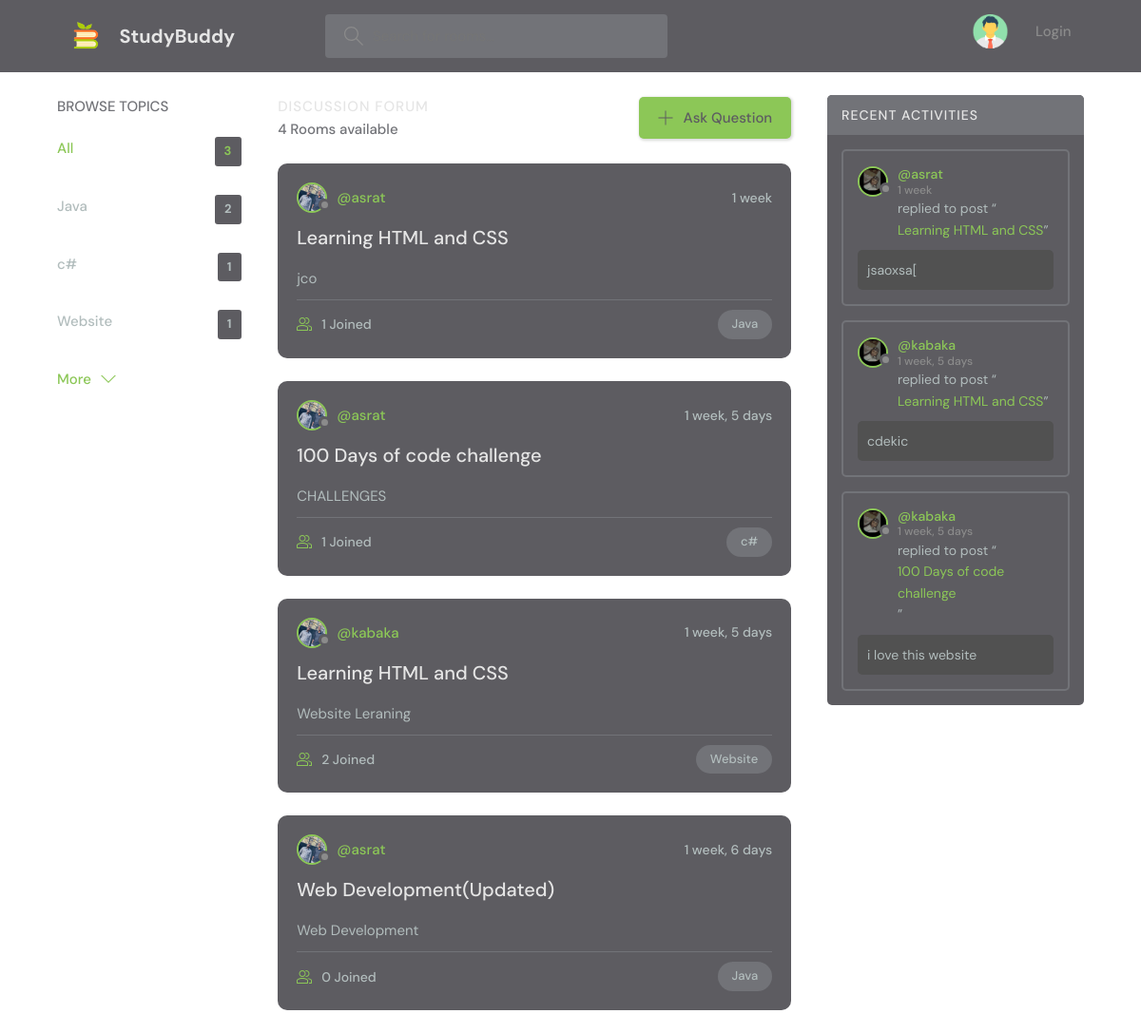
The page / on the database its author committed.
### base/models.py (models this page shows, shortened)
class Topic(models.Model):
    name = models.CharField(max_length=200)

class Room(models.Model):
    host = models.ForeignKey(User, on_delete=models.SET_NULL, null=True)
    topic = models.ForeignKey(Topic, on_delete=models.SET_NULL, null=True)
    participants = models.ManyToManyField(
        User, related_name='participants', blank=True)
    name = models.CharField(max_length=200)
    description = models.TextField(null=True, blank=True)
    updated = models.DateTimeField(auto_now=True)
    created = models.DateTimeField(auto_now_add=True)
    class Meta:
        ordering = ['-updated', '-created']
    def __str__(self):
        return self.name

class Message(models.Model):
    user = models.ForeignKey(User, on_delete=models.CASCADE)
    room = models.ForeignKey(Room, on_delete=models.CASCADE)
    body = models.TextField()
    updated = models.DateTimeField(auto_now=True)
    created = models.DateTimeField(auto_now_add=True)
    class Meta:
        ordering = ['-updated', '-created']

### base/views.py (the view)
# urls.py: path('', views.home, name='home'),
def home(request):
    q = request.GET.get('q') if request.GET.get('q') != None else ''
    rooms = Room.objects.filter(
        Q(topic__name__icontains=q) |
        Q(name__icontains=q) |
        Q(description__icontains=q)
    )
    topics = Topic.objects.all()[0:5]
    room_count = rooms.count()
    room_messages = Message.objects.filter(Q(room__topic__name__icontains=q))
    context = {'rooms': rooms, 'topics': topics,
               'room_count': room_count, 'room_messages': room_messages}
    return render(request, 'base/home.html', context)

### base/templates/base/home.html
{% extends 'main.html' %}
{% block content %}
    <main class="layout layout--3">
      <div class="container">
        {%include 'base/topicscomp.html'%}
        <div class="roomList">
          <div class="roomList__header">
            <div>
              <h2>Discussion Forum</h2>
              <p>{{rooms.count}} Rooms available</p>
            </div>
            <a class="btn btn--main" href="{% url 'create-room' %}">
              <svg version="1.1" xmlns="http://www.w3.org/2000/svg" width="32" height="32" viewBox="0 0 32 32">
                <title>add</title>
                <path
                  d="M16.943 0.943h-1.885v14.115h-14.115v1.885h14.115v14.115h1.885v-14.115h14.115v-1.885h-14.115v-14.115z"
                ></path>
              </svg>
              Ask Question
            </a>
          </div>
          {% include 'base/feed_component.html' %}
        </div>
        {% include 'base/actcomp.html' %}
      </div>
    </main>
  {% endblock %}

### base/templates/base/topicscomp.html
<div class="topics">
  <div class="topics__header">
    <h2>Browse Topics</h2>
  </div>
  <ul class="topics__list">
    <li>
      <a href="{% url 'home' %}" class="active">All <span>{{topics.count}}</span></a>
    </li>
    {% for topic in topics %}
    <li>
      <a href="{% url 'home' %}?q={{topic.name}}">{{topic.name}}<span>{{topic.room_set.all.count}}</span></a>
    </li>
    {% endfor %}
  </ul>
  <a class="btn btn--link" href="{% url 'topics' %}">
    More
    <svg version="1.1" xmlns="http://www.w3.org/2000/svg" width="32" height="32" viewBox="0 0 32 32">
      <title>chevron-down</title>
      <path d="M16 21l-13-13h-3l16 16 16-16h-3l-13 13z"></path>
    </svg>
  </a>
</div>

### base/templates/base/feed_component.html (shortened to what this page needs)
{% for room in rooms %}
<div class="roomListRoom">
  <div class="roomListRoom__header">
    <a href="{% url 'user-profile' room.host.id %}" class="roomListRoom__author">
      <div class="avatar avatar--small">
        <img src="../../../static/images/user3.jpg" />
      </div>
      <span>@{{room.host.username}}</span>
    </a>
    <div class="roomListRoom__actions">
      <span>{{room.created|timesince}}</span>
    </div>
  </div>
  <div class="roomListRoom__content">
    <a href="{% url 'room' room.id %}">{{room.name}}</a>
    <p>
      {{room.description}}
    </p>
  </div>
  <div class="roomListRoom__meta">
    <a href="{% url 'home' %}" class="roomListRoom__joined">
      {{room.participants.all.count}} Joined
    </a>
    <p class="roomListRoom__topic">{{room.topic.name}}</p>
  </div>
</div>
{% endfor %}

### base/templates/base/actcomp.html (shortened to what this page needs)
<div class="activities">
  <div class="activities__header">
    <h2>Recent Activities</h2>
  </div>
  {% for message in room_messages %}
  <div class="activities__box">
    <div class="activities__boxHeader roomListRoom__header">
      <a href="{% url 'user-profile' message.user.id %}" class="roomListRoom__author">
        <div class="avatar avatar--small">
          <img src="../../../static/images/user4.jpg" />
        </div>
        <p>
          @{{message.user}}
          <span>{{message.created|timesince}}</span>
        </p>
      </a>
    </div>
    <div class="activities__boxContent">
      <p>replied to post “<a href="{% url 'room' message.room.id %}">{{message.room}}</a>”</p>
      <div class="activities__boxRoomContent">
        {{message.body}}
      </div>
    </div>
  </div>
  {% endfor %}
</div>

### rows shown on the page
Topic: name "Java", room_set.all.count "2"
Topic: name "c#", room_set.all.count "1"
Topic: name "Website", room_set.all.count "1"
Room: host.username "asrat", created "1 week", name "Learning HTML and CSS", description "jco", participants.all.count "1", topic.name "Java"
Room: host.username "asrat", created "1 week, 5 days", name "100 Days of code challenge", description "CHALLENGES", participants.all.count "1", topic.name "c#"
Room: host.username "kabaka", created "1 week, 5 days", name "Learning HTML and CSS", description "Website Leraning", participants.all.count "2", topic.name "Website"
Room: host.username "asrat", created "1 week, 6 days", name "Web Development(Updated)", description "Web Development", participants.all.count "0", topic.name "Java"
Message: user "asrat", created "1 week", room "Learning HTML and CSS", body "jsaoxsa["
Message: user "kabaka", created "1 week, 5 days", room "Learning HTML and CSS", body "cdekic"
Message: user "kabaka", created "1 week, 5 days", room "100 Days of code challenge", body "i love this website"

### other values the page prints
{{ topics.count }} "3"
{{ rooms.count }} "4"
